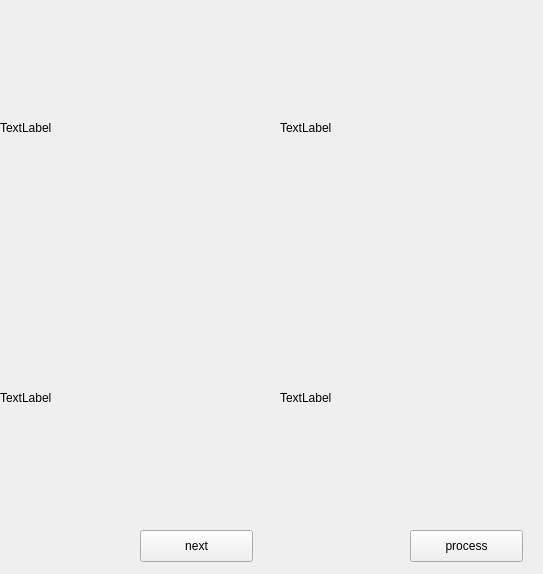
<?xml version="1.0" encoding="UTF-8"?>
<ui version="4.0">
 <class>Form</class>
 <widget class="QWidget" name="Form">
  <property name="geometry">
   <rect>
    <x>0</x>
    <y>0</y>
    <width>543</width>
    <height>574</height>
   </rect>
  </property>
  <property name="windowTitle">
   <string>Form</string>
  </property>
  <widget class="QPushButton" name="nextButton">
   <property name="geometry">
    <rect>
     <x>140</x>
     <y>530</y>
     <width>113</width>
     <height>32</height>
    </rect>
   </property>
   <property name="text">
    <string>next</string>
   </property>
  </widget>
  <widget class="QLabel" name="imgHoechst">
   <property name="geometry">
    <rect>
     <x>0</x>
     <y>0</y>
     <width>256</width>
     <height>256</height>
    </rect>
   </property>
   <property name="text">
    <string>TextLabel</string>
   </property>
   <property name="scaledContents">
    <bool>false</bool>
   </property>
  </widget>
  <widget class="QLabel" name="imgEdu">
   <property name="geometry">
    <rect>
     <x>280</x>
     <y>0</y>
     <width>256</width>
     <height>256</height>
    </rect>
   </property>
   <property name="text">
    <string>TextLabel</string>
   </property>
   <property name="scaledContents">
    <bool>false</bool>
   </property>
  </widget>
  <widget class="QLabel" name="imgTubulin">
   <property name="geometry">
    <rect>
     <x>0</x>
     <y>270</y>
     <width>256</width>
     <height>256</height>
    </rect>
   </property>
   <property name="text">
    <string>TextLabel</string>
   </property>
   <property name="scaledContents">
    <bool>false</bool>
   </property>
  </widget>
  <widget class="QPushButton" name="processButton">
   <property name="geometry">
    <rect>
     <x>410</x>
     <y>530</y>
     <width>113</width>
     <height>32</height>
    </rect>
   </property>
   <property name="text">
    <string>process</string>
   </property>
  </widget>
  <widget class="QLabel" name="imgPericentrin">
   <property name="geometry">
    <rect>
     <x>280</x>
     <y>270</y>
     <width>256</width>
     <height>256</height>
    </rect>
   </property>
   <property name="text">
    <string>TextLabel</string>
   </property>
   <property name="scaledContents">
    <bool>false</bool>
   </property>
  </widget>
 </widget>
 <resources/>
 <connections/>
</ui>
